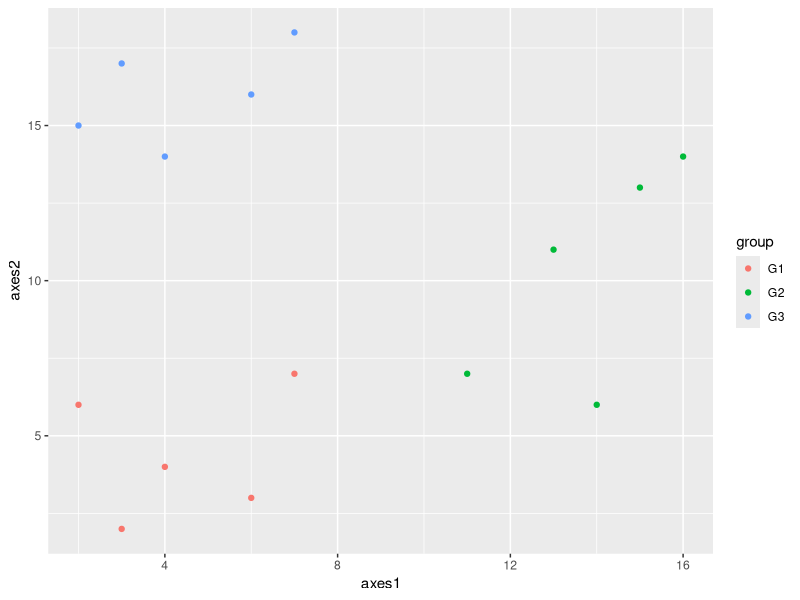

This figure's R source:
## ---- chunk 1
#Load tidyverse library
library("tidyverse")

#Create tidy dataset of points that will act as points in ordination plot
#Comprise of three different datasets with 5 samples each
#set seed
set.seed(84368)
#Sample groups
group <- c(rep("G1",5), rep("G2",5), rep("G3",5))
#Create axes 1 values
axes1 <- c(sample(1:8,5),
            sample(11:16,5),
            sample(2:7,5))
#Create axes 2 values
axes2 <- c(sample(2:7,5),
            sample(6:15,5),
            sample(14:18,5))
#Create long df
tbl <- tibble::tibble(group, axes1, axes2)
## ---- chunk 2
ggplot2::ggplot(data = tbl, mapping=aes(x = axes1, y = axes2, colour = group)) +
    ggplot2::geom_point()
